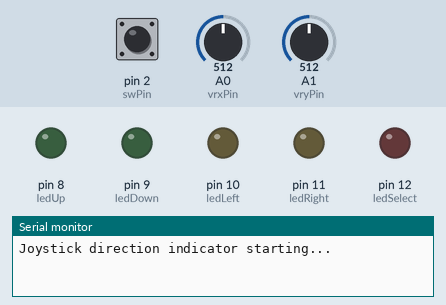
Simulated run of this sketch. Board: Arduino Uno, built with avr-gcc and run on an emulated ATmega328P. Parts: output pins drawn as LEDs (lit = HIGH), the last lines printed to the serial monitor. The test bench sets the inputs (shaded band); at power-on: A0 (vrxPin) = 512, A1 (vryPin) = 512, pin 2 (swPin) HIGH.

Above: at 1.2 s.
1.3 s: A0 (vrxPin) set to 654
2.8 s: A0 (vrxPin) set to 678
At 4.0 s:
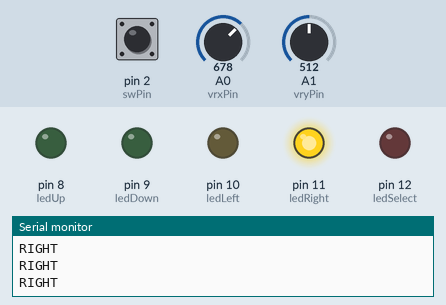
4.3 s: A1 (vryPin) set to 648
5.8 s: A1 (vryPin) set to 672
At 6.7 s:
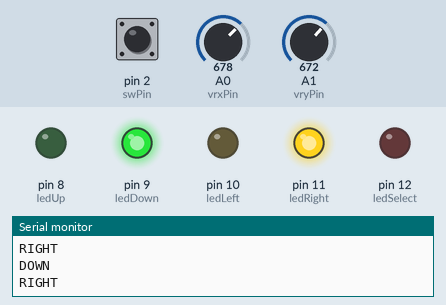
7.3 s: pin 2 (swPin) pulled LOW for 0.15 s
At 7.42 s:
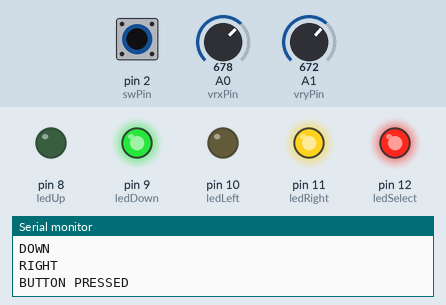
9.0 s: A1 (vryPin) set to 306
At 9.5 s:
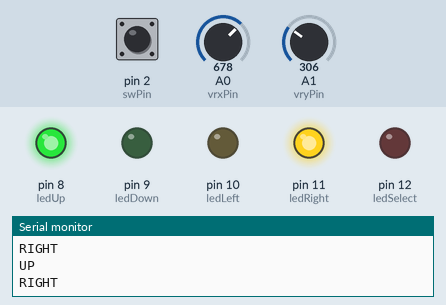
Timing chart, 0 to 11.5 s (numbered marks = the images above; inputs shaded):
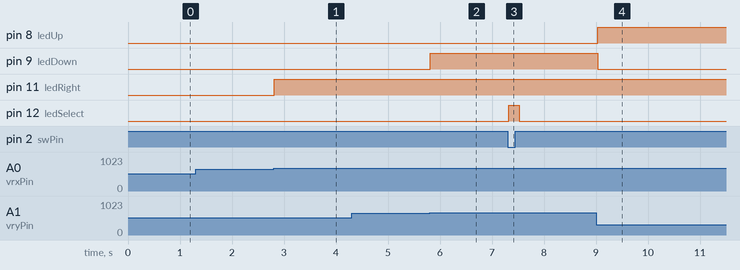

Measured:
- the behaviour switches between 662 and 663 on A0 (vrxPin) (found by bisection; images 0 and 1)
- the behaviour switches between 662 and 663 on A1 (vryPin) (found by bisection; images 1 and 2)
- after the input at 1.3 s, every drawn part: stays the same
- after the input at 2.8 s, pin 11 (ledRight): LOW → HIGH at once
- after the input at 5.8 s, pin 9 (ledDown): LOW → HIGH at once
- after the input at 7.3 s, pin 12 (ledSelect): LOW → HIGH at once, → LOW 0.20 s later
- after the input at 9.0 s, pin 8 (ledUp): LOW → HIGH at once; pin 9 (ledDown): HIGH → LOW at once

The sketch:

sketch.ino
```cpp
// Joystick-Controlled LED Direction Indicator
// Components: Arduino Uno, Analog Joystick Module, 5x LED, 5x 220 ohm Resistor
//
// Moving the joystick lights up the LED matching the direction pushed.
// Pressing the joystick button lights up the "Select" LED.

const int vrxPin = A0;  // Joystick X-axis
const int vryPin = A1;  // Joystick Y-axis
const int swPin  = 2;   // Joystick push-button (active LOW)

const int ledUp     = 8;
const int ledDown    = 9;
const int ledLeft   = 10;
const int ledRight  = 11;
const int ledSelect = 12;

// Center of a typical joystick's resting analog range is ~512 (0-1023 scale).
// These thresholds create a "dead zone" in the middle so the LEDs don't
// flicker on from small amounts of drift when the stick isn't touched.
const int centerValue = 512;
const int deadZone    = 150;

void setup() {
  pinMode(swPin, INPUT_PULLUP); // Button reads LOW when pressed

  pinMode(ledUp, OUTPUT);
  pinMode(ledDown, OUTPUT);
  pinMode(ledLeft, OUTPUT);
  pinMode(ledRight, OUTPUT);
  pinMode(ledSelect, OUTPUT);

  Serial.begin(9600);
  Serial.println("Joystick direction indicator starting...");
}

void loop() {
  int xValue = analogRead(vrxPin);
  int yValue = analogRead(vryPin);
  bool buttonPressed = (digitalRead(swPin) == LOW);

  digitalWrite(ledUp, LOW);
  digitalWrite(ledDown, LOW);
  digitalWrite(ledLeft, LOW);
  digitalWrite(ledRight, LOW);

  if (yValue < centerValue - deadZone) {
    digitalWrite(ledUp, HIGH);
    Serial.println("UP");
  } else if (yValue > centerValue + deadZone) {
    digitalWrite(ledDown, HIGH);
    Serial.println("DOWN");
  }

  if (xValue < centerValue - deadZone) {
    digitalWrite(ledLeft, HIGH);
    Serial.println("LEFT");
  } else if (xValue > centerValue + deadZone) {
    digitalWrite(ledRight, HIGH);
    Serial.println("RIGHT");
  }

  digitalWrite(ledSelect, buttonPressed ? HIGH : LOW);
  if (buttonPressed) {
    Serial.println("BUTTON PRESSED");
  }

  delay(100);
}
```
